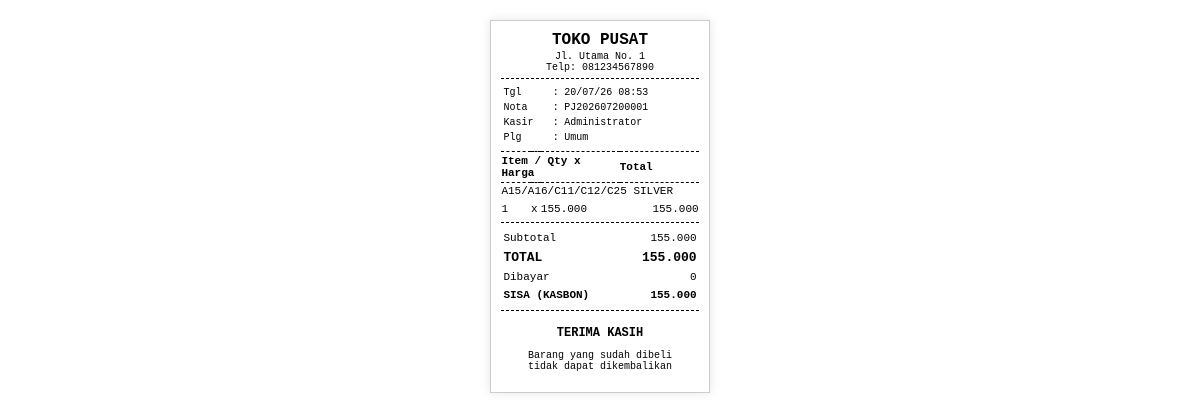
The page /penjualan/cetak/1 (signed in) on the database its author committed.
### app.py (models this page shows, shortened)
class Cabang(db.Model):
    id = db.Column(db.Integer, primary_key=True)
    nama = db.Column(db.String(100), nullable=False)
    alamat = db.Column(db.String(200))
    telepon = db.Column(db.String(20))
    aktif = db.Column(db.Boolean, default=True)
    created_at = db.Column(db.DateTime, default=datetime.utcnow)

class Penjualan(db.Model):
    id = db.Column(db.Integer, primary_key=True)
    no_nota = db.Column(db.String(50), nullable=False)
    tanggal = db.Column(db.DateTime, default=datetime.utcnow)
    pelanggan = db.Column(db.String(100))
    total = db.Column(db.Float, default=0)
    diskon = db.Column(db.Float, default=0)
    laba = db.Column(db.Float, default=0)
    status_pembayaran = db.Column(db.String(20), default='lunas') # lunas / kasbon
    dibayar = db.Column(db.Float, default=0)
    sisa = db.Column(db.Float, default=0)
    cabang_id = db.Column(db.Integer, db.ForeignKey('cabang.id'), nullable=False)
    user_id = db.Column(db.Integer, db.ForeignKey('user.id'), nullable=False)
    status = db.Column(db.String(20), default='selesai')
    cabang = db.relationship('Cabang', backref='penjualans')
    user = db.relationship('User', backref='penjualans')
    items = db.relationship('PenjualanItem', backref='penjualan', cascade='all, delete-orphan')
    pembayaran_history = db.relationship('PembayaranPiutang', backref='penjualan', cascade='all, delete-orphan')

class User(db.Model):
    id = db.Column(db.Integer, primary_key=True)
    username = db.Column(db.String(80), unique=True, nullable=False)
    password = db.Column(db.String(200), nullable=False)
    nama_lengkap = db.Column(db.String(100), nullable=False)
    role = db.Column(db.String(20), nullable=False)  # admin, kasir, teknisi
    cabang_id = db.Column(db.Integer, db.ForeignKey('cabang.id'), nullable=True)
    aktif = db.Column(db.Boolean, default=True)
    created_at = db.Column(db.DateTime, default=datetime.utcnow)
    cabang = db.relationship('Cabang', backref='users')
    @property
    def is_authenticated(self):
        return True

class PenjualanItem(db.Model):
    id = db.Column(db.Integer, primary_key=True)
    penjualan_id = db.Column(db.Integer, db.ForeignKey('penjualan.id'), nullable=False)
    sparepart_id = db.Column(db.Integer, db.ForeignKey('sparepart.id'), nullable=False)
    jumlah = db.Column(db.Integer, nullable=False)
    harga_beli = db.Column(db.Float, nullable=False)
    harga_jual = db.Column(db.Float, nullable=False)
    subtotal = db.Column(db.Float, nullable=False)
    laba = db.Column(db.Float, nullable=False)
    sparepart = db.relationship('Sparepart')

class Sparepart(db.Model):
    id = db.Column(db.Integer, primary_key=True)
    kode = db.Column(db.String(50), nullable=False)
    nama = db.Column(db.String(100), nullable=False)
    harga_beli = db.Column(db.Float, nullable=False, default=0)
    harga_jual = db.Column(db.Float, nullable=False, default=0)
    harga_jual_2 = db.Column(db.Float, nullable=False, default=0)  # Harga Jual Level 2
    harga_jual_3 = db.Column(db.Float, nullable=False, default=0)  # Harga Jual Level 3
    stok = db.Column(db.Integer, nullable=False, default=0)
    cabang_id = db.Column(db.Integer, db.ForeignKey('cabang.id'), nullable=False)
    created_at = db.Column(db.DateTime, default=datetime.utcnow)
    cabang = db.relationship('Cabang', backref='spareparts')

### routes.py (the view)
@app.route('/penjualan/cetak/<int:id>')
@login_required
def penjualan_cetak(id):
    pj = Penjualan.query.get_or_404(id)
    if current_user.role != 'admin' and pj.cabang_id != current_user.cabang_id:
        return "Akses Ditolak", 403
    subtotal = sum(item.subtotal for item in pj.items)
    return render_template('struk.html', pj=pj, subtotal=subtotal)

### app.py (called while the page is built)
@login_manager.user_loader
def load_user(user_id):
    return User.query.get(int(user_id))

@app.context_processor
def inject_pengaturan():
    try:
        setting = Pengaturan.query.first()
    except Exception:
        setting = None
    if not setting:
        setting = Pengaturan(nama_aplikasi='Sparepart System', tagline='System', logo='logo.png')
    try:
        default_cabang = Cabang.query.order_by(Cabang.id.asc()).first()
        default_cabang_id = default_cabang.id if default_cabang else ''
    except Exception:
        default_cabang_id = ''
    return dict(app_setting=setting, default_cabang_id=default_cabang_id)

### templates/struk.html (shortened to what this page needs)
<!DOCTYPE html>
<html lang="id">
<head>
</head>
<body>
    <div class="header text-center">
        <h2>{{ pj.cabang.nama }}</h2>
        <p>{{ pj.cabang.alamat or 'Alamat Cabang' }}</p>
        <p>Telp: {{ pj.cabang.telepon or '-' }}</p>
    </div>
    <div class="divider"></div>
    <table class="info-table">
        <tr>
            <td>Tgl</td>
            <td>:</td>
            <td>{{ pj.tanggal.strftime('%d/%m/%y %H:%M') }}</td>
        </tr>
        <tr>
            <td>Nota</td>
            <td>:</td>
            <td>{{ pj.no_nota }}</td>
        </tr>
        <tr>
            <td>Kasir</td>
            <td>:</td>
            <td>{{ pj.user.nama_lengkap }}</td>
        </tr>
        <tr>
            <td>Plg</td>
            <td>:</td>
            <td>{{ pj.pelanggan or 'Umum' }}</td>
        </tr>
    </table>
    <table class="item-table">
        <thead>
            <tr>
                <th colspan="3">Item / Qty x Harga</th>
                <th class="text-right">Total</th>
            </tr>
        </thead>
        <tbody>
            {% for item in pj.items %}
            <tr>
                <td colspan="4">
                    <span class="item-name">{{ item.sparepart.nama }}</span>
                </td>
            </tr>
            <tr>
                <td style="width: 15%;">{{ item.jumlah }}</td>
                <td style="width: 5%;">x</td>
                <td style="width: 40%;">{{ "{:,.0f}".format(item.harga_jual).replace(',', '.') }}</td>
                <td class="text-right" style="width: 40%;">{{ "{:,.0f}".format(item.subtotal).replace(',', '.') }}</td>
            </tr>
            {% endfor %}
        </tbody>
    </table>
    <div class="divider"></div>
    <table class="totals-table">
        <tr>
            <td>Subtotal</td>
            <td class="text-right">{{ "{:,.0f}".format(subtotal).replace(',', '.') }}</td>
        </tr>
        <tr>
            <td class="font-bold" style="font-size: 13px;">TOTAL</td>
            <td class="font-bold text-right" style="font-size: 13px;">{{ "{:,.0f}".format(pj.total).replace(',', '.') }}</td>
        </tr>
        <tr>
            <td>Dibayar</td>
            <td class="text-right">{{ "{:,.0f}".format(pj.dibayar).replace(',', '.') }}</td>
        </tr>
        {% if pj.status_pembayaran == 'kasbon' %}
        <tr>
            <td class="font-bold">SISA (KASBON)</td>
            <td class="font-bold text-right">{{ "{:,.0f}".format(pj.sisa).replace(',', '.') }}</td>
        </tr>
        {% endif %}
    </table>
    <div class="divider"></div>
    <div class="footer">
        <p class="font-bold" style="font-size: 12px; margin-bottom: 2px;">TERIMA KASIH</p>
        <p>Barang yang sudah dibeli<br>tidak dapat dikembalikan</p>
    </div>
</body>
</html>

### templates/struk.html (style rules this page uses)
body { font-family: 'Courier New', Courier, monospace; font-size: 12px; color: #000; margin: 0; padding: 10px; width: 58mm; box-sizing: border-box; }
.text-center { text-align: center; }
.text-right { text-align: right; }
.font-bold { font-weight: bold; }
.divider { border-bottom: 1px dashed #000; margin: 5px 0; }
.header h2 { font-size: 16px; margin: 0 0 2px 0; text-transform: uppercase; }
.header p { margin: 0; font-size: 10px; }
.info-table { width: 100%; font-size: 10px; margin-bottom: 5px; }
.info-table td { vertical-align: top; padding: 1px 0; }
.item-table { width: 100%; font-size: 11px; border-collapse: collapse; }
.item-table th { border-bottom: 1px dashed #000; border-top: 1px dashed #000; padding: 3px 0; text-align: left; }
.item-table td { padding: 2px 0; vertical-align: top; }
.item-name { display: block; margin-bottom: 2px; }
.totals-table { width: 100%; font-size: 11px; margin-top: 5px; }
.totals-table td { padding: 2px 0; }
.footer { margin-top: 15px; font-size: 10px; text-align: center; }
@media screen { body { margin: 20px auto; border: 1px solid #ccc; box-shadow: 0 0 10px rgba(0,0,0,0.1); background: #fff; } }

### rows shown on the page
Cabang: cabang.nama "TOKO PUSAT", cabang "Jl. Utama No. 1", cabang "081234567890"
Penjualan: tanggal "20/07/26 08:53", no_nota "PJ202607200001", pelanggan "Umum", total "155.000", dibayar "0", sisa "155.000"
User: user.nama_lengkap "Administrator"
PenjualanItem: sparepart.nama "A15/A16/C11/C12/C25 SILVER", jumlah "1", harga_jual "155.000", subtotal "155.000"

### other values the page prints
{{ "{:,.0f}".format(subtotal).replace(',', '.') }} "155.000"
